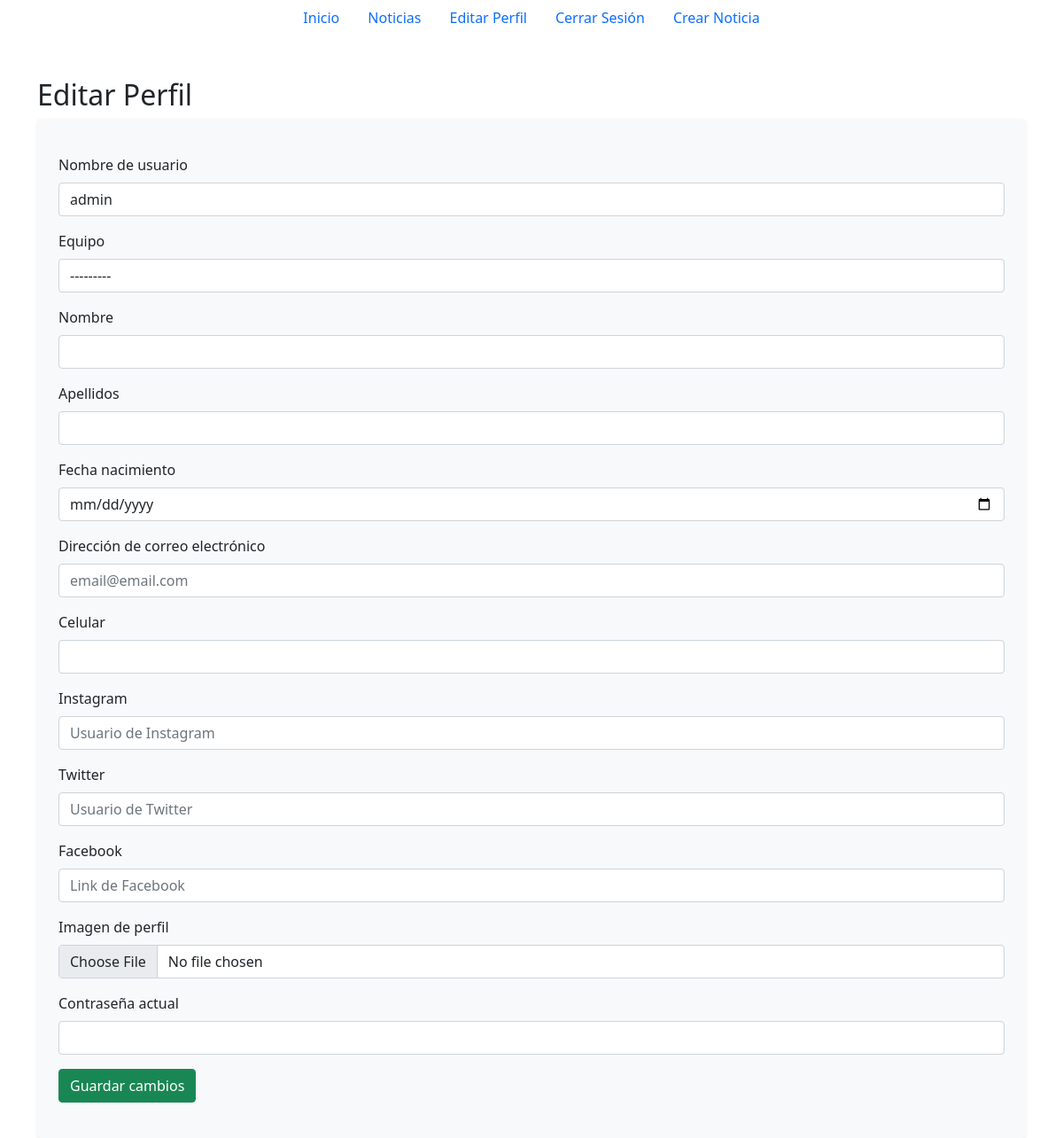
The app's page /usuario/editar/ (signed in), older data.
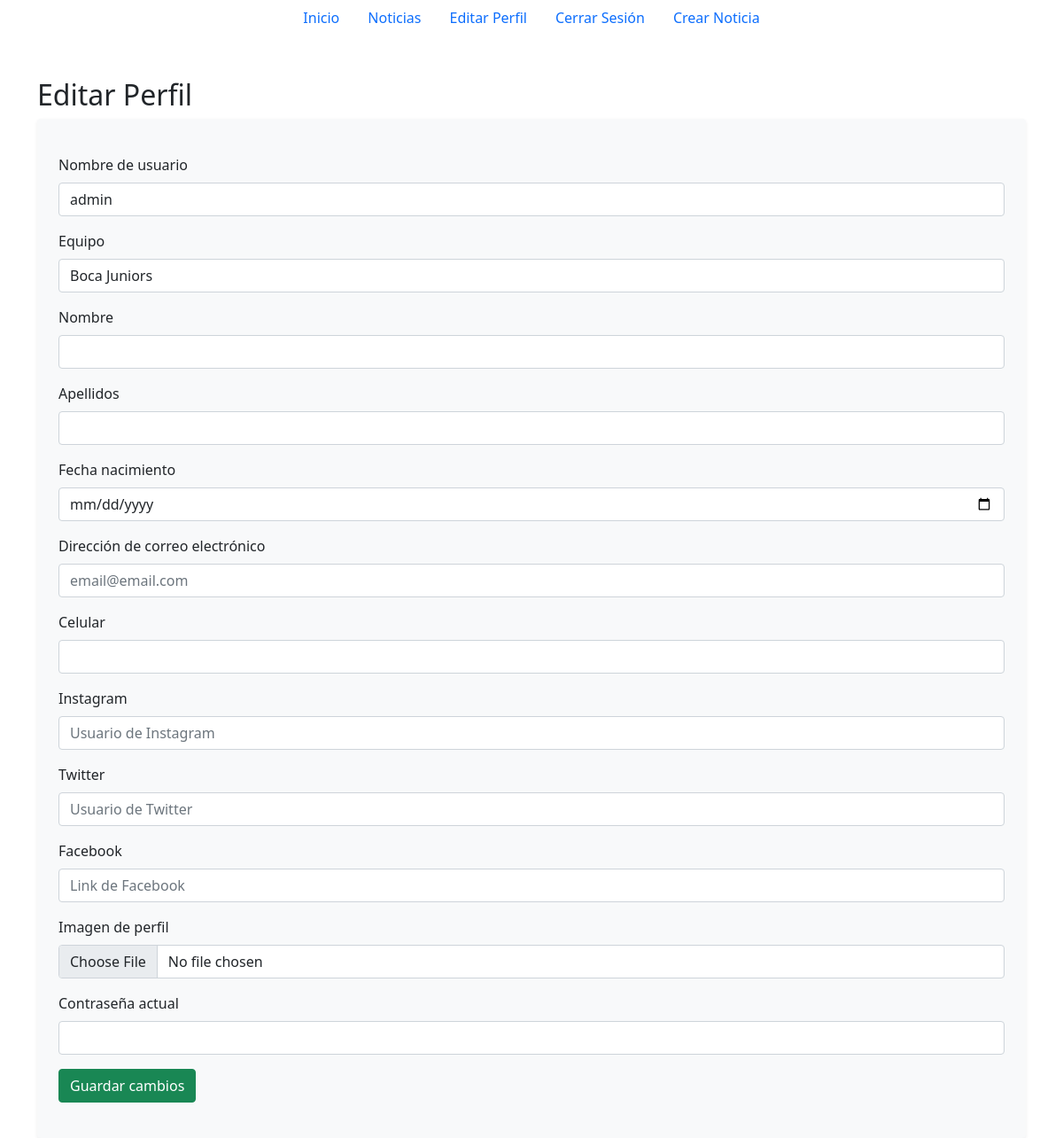
The same page, newer data.
### usuarios/models.py (models this page shows, shortened)
class CustomUser(AbstractUser):
    profile_image = models.ImageField(upload_to='profile_images/', null=True, blank=True)
    fecha_nacimiento = models.DateField(null=True, blank=True)
    equipo = models.ForeignKey(EquipoFutbol, on_delete=models.CASCADE, null=True, blank=True)
    twitter = models.CharField(max_length=35, null=True, blank=True)
    celular = models.CharField(max_length=15, null=True, blank=True)
    facebook = models.CharField(max_length=55, null=True, blank=True)
    instagram = models.CharField(max_length=35, null=True, blank=True)
    noticias_publicadas = models.IntegerField(default=0)
    class Meta:
        verbose_name = 'Usuario'
        verbose_name_plural = 'Usuarios'

### usuarios/views.py (the view)
# urls.py: path('usuario/editar/', views.editar, name='editar'),
def editar(request):
    user = request.user
    if request.method == 'POST':
        form = EditUserForm(request.POST, request.FILES, instance=user)
        if form.is_valid():
            current_password = form.cleaned_data['current_password']
            if user.check_password(current_password):
                user = form.save(commit=False)
                if 'password' in form.cleaned_data and form.cleaned_data['password']:
                    user.set_password(form.cleaned_data['password'])
                    update_session_auth_hash(request, user)  # Actualiza la sesión para evitar cerrar la sesión
                user.save()
                return redirect('home')
            else:
                form.add_error('current_password', 'La contraseña actual es incorrecta.')
    else:
        form = EditUserForm(instance=user)
    return render(request, 'editar.html', {'form': form})

### equipos/models.py (called while the page is built)
    def __str__(self):
        return self.nombre

### mundo_futbol/context_processors.py (called while the page is built)
def football_api_key(request):
    return {'FOOTBALL_API_KEY': settings.FOOTBALL_API_KEY}

def user_permissions(request):
    if request.user.is_authenticated:
        return {
            'user_can_create_news': request.user.has_perm('noticias.add_noticia') or request.user.is_staff,
        }
    return {}

### templates/staff/user/editar.html (shortened to what this page needs)
{% extends 'base.html' %}
{% block content %}
<link rel="stylesheet" href="https://unpkg.com/cropperjs/dist/cropper.css">
<div class="container mt-5">
    <h2>Editar Perfil</h2>
    <form method="post" enctype="multipart/form-data" class="bg-light p-4 rounded shadow-sm">
        <div class="mb-3">
            <label for="id_username" class="form-label">Nombre de usuario</label>
            {{ form.username }}
        </div>
        <div class="mb-3">
            <label for="id_equipo" class="form-label">Equipo</label>
            {{ form.equipo }}
        </div>
        <div class="mb-3">
            <label for="id_first_name" class="form-label">Nombre</label>
            {{ form.first_name }}
        </div>
        <div class="mb-3">
            <label for="id_last_name" class="form-label">Apellidos</label>
            {{ form.last_name }}
        </div>
        <div class="mb-3">
            <label for="id_fecha_nacimiento" class="form-label">Fecha nacimiento</label>
            {{ form.fecha_nacimiento }}
        </div>
        <div class="mb-3">
            <label for="id_email" class="form-label">Dirección de correo electrónico</label>
            {{ form.email }}
        </div>
        <div class="mb-3">
            <label for="id_celular" class="form-label">Celular</label>
            {{ form.celular }}
        </div>
        <div class="mb-3">
            <label for="id_instagram" class="form-label">Instagram</label>
            {{ form.instagram }}
        </div>
        <div class="mb-3">
            <label for="id_twitter" class="form-label">Twitter</label>
            {{ form.twitter }}
        </div>
        <div class="mb-3">
            <label for="id_facebook" class="form-label">Facebook</label>
            {{ form.facebook }}
        </div>
        <div class="mb-3">
            <label for="id_profile_image" class="form-label">Imagen de perfil</label>
            <input type="file" class="form-control" id="id_profile_image" name="profile_image" accept="image/*">
        </div>
        <div class="mb-3">
            <label for="id_current_password" class="form-label">Contraseña actual</label>
            {{ form.current_password }}
        </div>
        <div class="mb-3">
            <button type="submit" class="btn btn-success">Guardar cambios</button>
        </div>
    </form>
</div>
{% endblock %}

Row changes from the older to the newer data that the page shows:
changed CustomUser "admin": equipo "---------" → "Boca Juniors"
